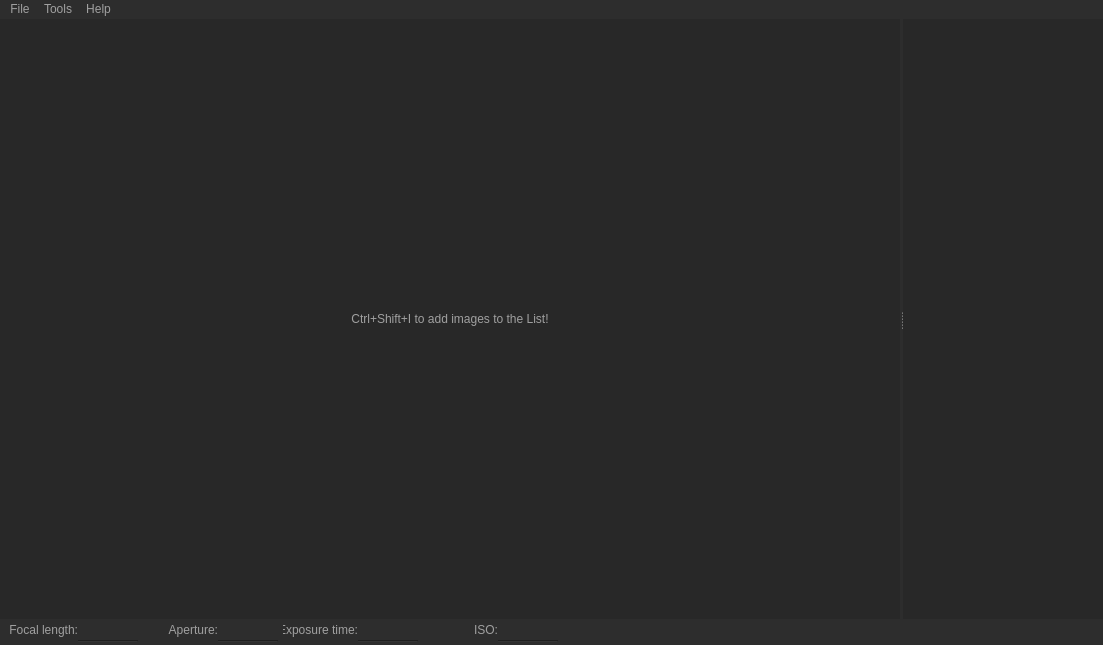
<?xml version="1.0" encoding="UTF-8"?>
<ui version="4.0">
 <class>MainWindow</class>
 <widget class="QMainWindow" name="MainWindow">
  <property name="geometry">
   <rect>
    <x>0</x>
    <y>0</y>
    <width>1103</width>
    <height>645</height>
   </rect>
  </property>
  <property name="sizePolicy">
   <sizepolicy hsizetype="Fixed" vsizetype="Fixed">
    <horstretch>0</horstretch>
    <verstretch>0</verstretch>
   </sizepolicy>
  </property>
  <property name="minimumSize">
   <size>
    <width>1103</width>
    <height>645</height>
   </size>
  </property>
  <property name="maximumSize">
   <size>
    <width>1103</width>
    <height>645</height>
   </size>
  </property>
  <property name="windowTitle">
   <string>MainWindow</string>
  </property>
  <property name="autoFillBackground">
   <bool>false</bool>
  </property>
  <property name="styleSheet">
   <string notr="true">background-color: rgb(45, 45, 45);
color: rgb(160, 160, 160);</string>
  </property>
  <widget class="QWidget" name="centralwidget">
   <widget class="QLabel" name="labelFocalLength">
    <property name="geometry">
     <rect>
      <x>3</x>
      <y>601</y>
      <width>75</width>
      <height>20</height>
     </rect>
    </property>
    <property name="text">
     <string>Focal length:</string>
    </property>
    <property name="alignment">
     <set>Qt::AlignRight|Qt::AlignTrailing|Qt::AlignVCenter</set>
    </property>
   </widget>
   <widget class="QLineEdit" name="lineEditFocalLength">
    <property name="geometry">
     <rect>
      <x>78</x>
      <y>601</y>
      <width>60</width>
      <height>20</height>
     </rect>
    </property>
    <property name="cursor">
     <cursorShape>IBeamCursor</cursorShape>
    </property>
    <property name="styleSheet">
     <string notr="true">background-color: rgb(45, 45, 45);
color: rgb(180, 180, 180);</string>
    </property>
    <property name="text">
     <string/>
    </property>
    <property name="frame">
     <bool>false</bool>
    </property>
    <property name="readOnly">
     <bool>true</bool>
    </property>
   </widget>
   <widget class="QLineEdit" name="lineEditAperture">
    <property name="geometry">
     <rect>
      <x>218</x>
      <y>601</y>
      <width>60</width>
      <height>20</height>
     </rect>
    </property>
    <property name="cursor">
     <cursorShape>IBeamCursor</cursorShape>
    </property>
    <property name="styleSheet">
     <string notr="true">background-color: rgb(45, 45, 45);
color: rgb(180, 180, 180);</string>
    </property>
    <property name="text">
     <string/>
    </property>
    <property name="frame">
     <bool>false</bool>
    </property>
    <property name="readOnly">
     <bool>true</bool>
    </property>
   </widget>
   <widget class="QLabel" name="labelAperture">
    <property name="geometry">
     <rect>
      <x>143</x>
      <y>601</y>
      <width>75</width>
      <height>20</height>
     </rect>
    </property>
    <property name="text">
     <string>Aperture:</string>
    </property>
    <property name="alignment">
     <set>Qt::AlignRight|Qt::AlignTrailing|Qt::AlignVCenter</set>
    </property>
   </widget>
   <widget class="QLabel" name="labelExposureTime">
    <property name="geometry">
     <rect>
      <x>283</x>
      <y>601</y>
      <width>75</width>
      <height>20</height>
     </rect>
    </property>
    <property name="text">
     <string>Exposure time:</string>
    </property>
    <property name="alignment">
     <set>Qt::AlignRight|Qt::AlignTrailing|Qt::AlignVCenter</set>
    </property>
   </widget>
   <widget class="QLineEdit" name="lineEditExposureTime">
    <property name="geometry">
     <rect>
      <x>358</x>
      <y>601</y>
      <width>60</width>
      <height>20</height>
     </rect>
    </property>
    <property name="styleSheet">
     <string notr="true">background-color: rgb(45, 45, 45);
color: rgb(180, 180, 180);</string>
    </property>
    <property name="text">
     <string/>
    </property>
    <property name="frame">
     <bool>false</bool>
    </property>
    <property name="readOnly">
     <bool>true</bool>
    </property>
   </widget>
   <widget class="QLabel" name="labelISO">
    <property name="geometry">
     <rect>
      <x>423</x>
      <y>601</y>
      <width>75</width>
      <height>20</height>
     </rect>
    </property>
    <property name="text">
     <string>ISO:</string>
    </property>
    <property name="alignment">
     <set>Qt::AlignRight|Qt::AlignTrailing|Qt::AlignVCenter</set>
    </property>
   </widget>
   <widget class="QLineEdit" name="lineEditISO">
    <property name="geometry">
     <rect>
      <x>498</x>
      <y>601</y>
      <width>60</width>
      <height>20</height>
     </rect>
    </property>
    <property name="styleSheet">
     <string notr="true">background-color: rgb(45, 45, 45);
color: rgb(180, 180, 180);</string>
    </property>
    <property name="text">
     <string/>
    </property>
    <property name="frame">
     <bool>false</bool>
    </property>
    <property name="readOnly">
     <bool>true</bool>
    </property>
    <property name="clearButtonEnabled">
     <bool>false</bool>
    </property>
   </widget>
   <widget class="Line" name="line">
    <property name="geometry">
     <rect>
      <x>78</x>
      <y>621</y>
      <width>60</width>
      <height>3</height>
     </rect>
    </property>
    <property name="orientation">
     <enum>Qt::Horizontal</enum>
    </property>
   </widget>
   <widget class="Line" name="line_2">
    <property name="geometry">
     <rect>
      <x>218</x>
      <y>621</y>
      <width>60</width>
      <height>3</height>
     </rect>
    </property>
    <property name="orientation">
     <enum>Qt::Horizontal</enum>
    </property>
   </widget>
   <widget class="Line" name="line_3">
    <property name="geometry">
     <rect>
      <x>358</x>
      <y>621</y>
      <width>60</width>
      <height>3</height>
     </rect>
    </property>
    <property name="orientation">
     <enum>Qt::Horizontal</enum>
    </property>
   </widget>
   <widget class="Line" name="line_4">
    <property name="geometry">
     <rect>
      <x>498</x>
      <y>621</y>
      <width>60</width>
      <height>3</height>
     </rect>
    </property>
    <property name="orientation">
     <enum>Qt::Horizontal</enum>
    </property>
   </widget>
   <widget class="QSplitter" name="splitter">
    <property name="geometry">
     <rect>
      <x>0</x>
      <y>0</y>
      <width>1103</width>
      <height>600</height>
     </rect>
    </property>
    <property name="maximumSize">
     <size>
      <width>16777215</width>
      <height>600</height>
     </size>
    </property>
    <property name="styleSheet">
     <string notr="true">background-color: rgb(45, 45, 45);</string>
    </property>
    <property name="orientation">
     <enum>Qt::Horizontal</enum>
    </property>
    <property name="opaqueResize">
     <bool>false</bool>
    </property>
    <property name="handleWidth">
     <number>3</number>
    </property>
    <property name="childrenCollapsible">
     <bool>false</bool>
    </property>
    <widget class="QLabel" name="labelCanvas">
     <property name="sizePolicy">
      <sizepolicy hsizetype="Fixed" vsizetype="Fixed">
       <horstretch>0</horstretch>
       <verstretch>0</verstretch>
      </sizepolicy>
     </property>
     <property name="minimumSize">
      <size>
       <width>900</width>
       <height>600</height>
      </size>
     </property>
     <property name="maximumSize">
      <size>
       <width>900</width>
       <height>600</height>
      </size>
     </property>
     <property name="styleSheet">
      <string notr="true">background-color: rgb(40, 40, 40);</string>
     </property>
     <property name="frameShape">
      <enum>QFrame::NoFrame</enum>
     </property>
     <property name="text">
      <string>Ctrl+Shift+I to add images to the List!</string>
     </property>
     <property name="alignment">
      <set>Qt::AlignCenter</set>
     </property>
    </widget>
    <widget class="QListWidget" name="listWidgetImgList">
     <property name="styleSheet">
      <string notr="true">background-color: rgb(40, 40, 40);</string>
     </property>
     <property name="frameShape">
      <enum>QFrame::NoFrame</enum>
     </property>
     <property name="frameShadow">
      <enum>QFrame::Plain</enum>
     </property>
     <property name="lineWidth">
      <number>0</number>
     </property>
     <property name="selectionMode">
      <enum>QAbstractItemView::SingleSelection</enum>
     </property>
     <property name="spacing">
      <number>5</number>
     </property>
     <property name="viewMode">
      <enum>QListView::ListMode</enum>
     </property>
    </widget>
   </widget>
  </widget>
  <widget class="QMenuBar" name="menubar">
   <property name="geometry">
    <rect>
     <x>0</x>
     <y>0</y>
     <width>1103</width>
     <height>21</height>
    </rect>
   </property>
   <property name="defaultUp">
    <bool>false</bool>
   </property>
   <property name="nativeMenuBar">
    <bool>true</bool>
   </property>
   <widget class="QMenu" name="menuFile">
    <property name="title">
     <string>File</string>
    </property>
    <addaction name="actionImport"/>
    <addaction name="actionExit"/>
   </widget>
   <widget class="QMenu" name="menuHelp">
    <property name="title">
     <string>Help</string>
    </property>
    <addaction name="actionAbout"/>
   </widget>
   <widget class="QMenu" name="menuTools">
    <property name="title">
     <string>Tools</string>
    </property>
    <widget class="QMenu" name="menuMerge">
     <property name="title">
      <string>Merge</string>
     </property>
     <addaction name="actionMean"/>
     <addaction name="actionMedian"/>
     <addaction name="separator"/>
     <addaction name="actionDarken"/>
     <addaction name="actionLighten"/>
     <addaction name="separator"/>
     <addaction name="actionHDR"/>
     <addaction name="actionPanaroma"/>
    </widget>
    <addaction name="actionEdit"/>
    <addaction name="menuMerge"/>
   </widget>
   <addaction name="menuFile"/>
   <addaction name="menuTools"/>
   <addaction name="menuHelp"/>
  </widget>
  <action name="actionImport">
   <property name="text">
    <string>Import</string>
   </property>
   <property name="shortcut">
    <string>Ctrl+Shift+I</string>
   </property>
  </action>
  <action name="actionExit">
   <property name="text">
    <string>Exit</string>
   </property>
  </action>
  <action name="actionAbout">
   <property name="text">
    <string>About</string>
   </property>
  </action>
  <action name="actionEdit">
   <property name="enabled">
    <bool>false</bool>
   </property>
   <property name="text">
    <string>Edit</string>
   </property>
   <property name="shortcut">
    <string>Ctrl+Shift+E</string>
   </property>
  </action>
  <action name="actionHDR">
   <property name="text">
    <string>HDR</string>
   </property>
  </action>
  <action name="actionPanaroma">
   <property name="text">
    <string>Panaroma</string>
   </property>
  </action>
  <action name="actionMean">
   <property name="text">
    <string>Mean</string>
   </property>
  </action>
  <action name="actionMedian">
   <property name="text">
    <string>Median</string>
   </property>
  </action>
  <action name="actionLighten">
   <property name="text">
    <string>Lighten</string>
   </property>
  </action>
  <action name="actionDarken">
   <property name="text">
    <string>Darken</string>
   </property>
  </action>
 </widget>
 <resources/>
 <connections/>
</ui>
